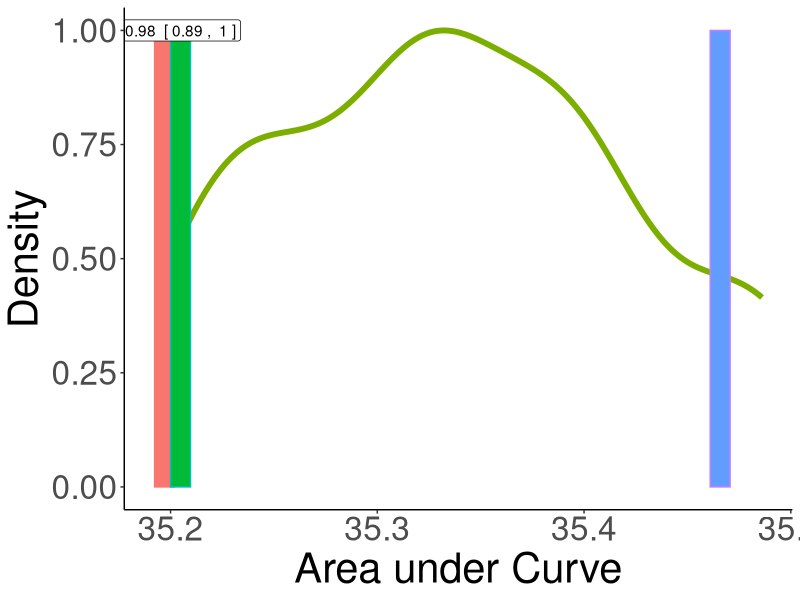

The R script that drew this image:
library(tidyr)
library(dplyr)
library(ggplot2)


RED = "#F8766D"
GREEN = "#7CAE00"
BLUE = "#00BFC4"
PURPLE = "#C77CFF"
SCALE = c( GREEN, RED, BLUE, PURPLE)
######################################


data = read.csv("results_auc_optimized.tsv", sep="\t")
#data = data %>% filter(Script == "forWords_Finnish_RandomOrder_Coarse_FineSurprisal.py")


data$Type = ifelse(data$Model %in% c("REAL", "RANDOM", "REVERSE"), as.character(data$Model), "Optimized")
data$Type = ifelse(data$Type %in% c("REAL"), "Real", as.character(data$Type))
data$Type = ifelse(data$Type %in% c("RANDOM"), "Random", as.character(data$Type))
data$Type = ifelse(data$Type %in% c("REVERSE"), "Reverse", as.character(data$Type))
data$Type = ifelse(data$Model %in% c("UNIV"), "Universals", as.character(data$Type))

data_ = data %>% filter(Type %in% c("Real", "Random", "Optimized", "Reverse", "Universals"))

randomAUCs = data %>% filter(Type == "Random")
meanAUCs = data %>% filter(Type == "Real") %>% group_by(Type) %>% summarise(AUC = mean(AUC)) %>% mutate(Quantile = round(mean(AUC < randomAUCs$AUC), 2), ConfIntLower = round((binom.test(sum(AUC<randomAUCs$AUC), nrow(randomAUCs))$conf.int[[1]]),2), ConfIntUpper = round((binom.test(sum(AUC<randomAUCs$AUC), nrow(randomAUCs))$conf.int[[2]]),2))

barWidth = (max(data$AUC) - min(data$AUC))/30

plot = ggplot(data_, aes(x=AUC, color=Type))
plot = plot + theme_classic()
plot = plot + xlab("Area under Curve") + ylab("Density")
plot = plot + theme(text=element_text(size=30))
plot = plot + geom_density(data= data_%>%filter(Type %in% c("Universals", "Random")), aes(y=..scaled..), size=2) 
plot = plot + geom_bar(data = data_ %>% filter(!(Type %in% c("Universals", "Random"))) %>% group_by(Type) %>% summarise(AUC=mean(AUC)) %>% mutate(y=1),  aes(y=y, group=Type, fill=Type), width=barWidth, stat="identity", position = position_dodge()) # + scale_colour_manual(values=SCALE) + scale_fill_manual(values=SCALE)
plot = plot + geom_label(data=meanAUCs, aes(x=AUC, y=1, label=paste(Quantile, " [", ConfIntLower, ", ", ConfIntUpper, "]"), group=Type), color="black", fill="white") + theme (legend.position = "none")
ggsave(plot, file=paste("suffixes-byMorphemes-auc-hist-heldout-Coarse-FineSurprisal-optimized.pdf", sep=""), height=4, width=8)



